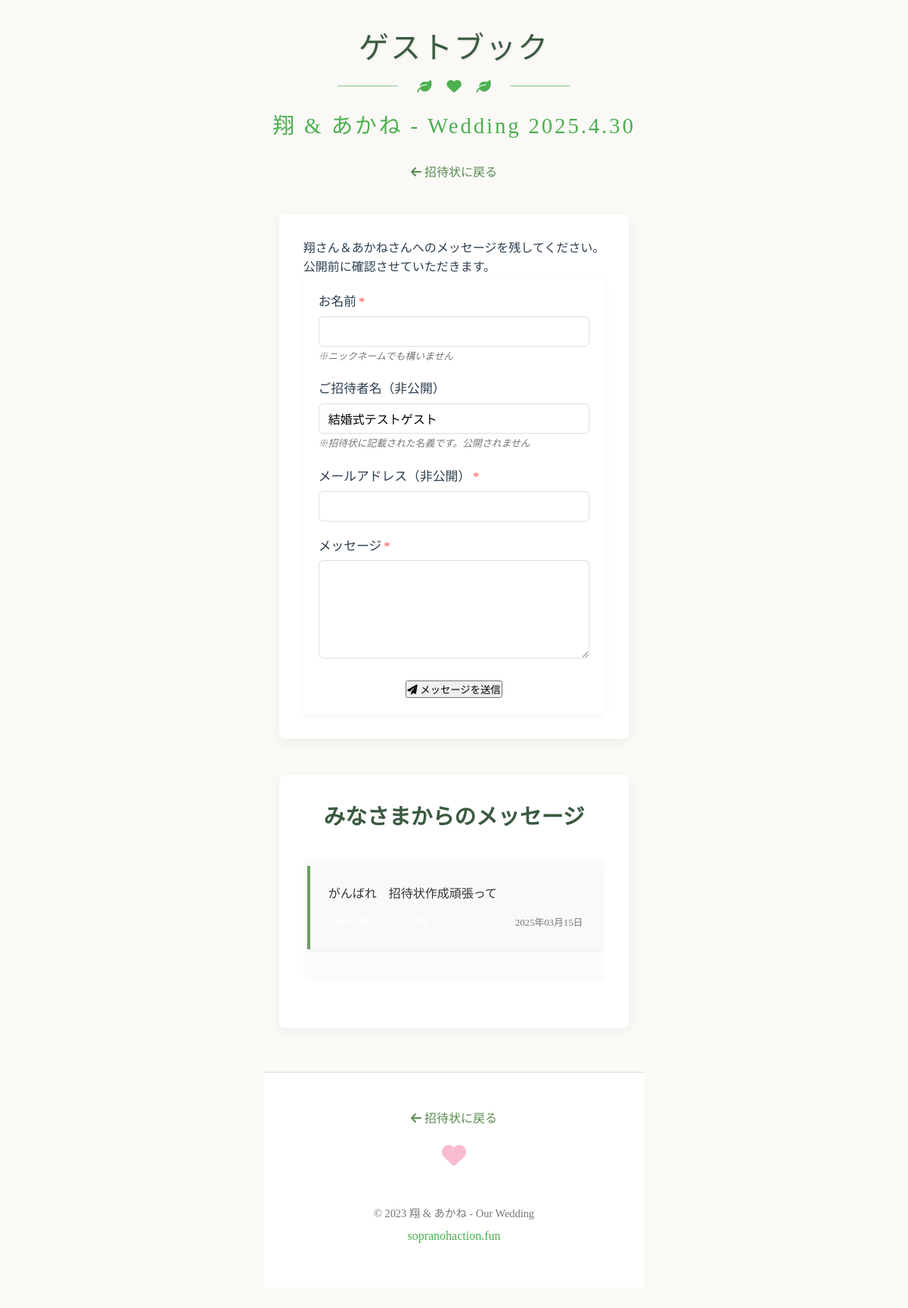
The page /guestbook.php?group=wedding2025 on the database its author committed.
### tables this page shows
CREATE TABLE `guests` (
  `id` int(11) NOT NULL AUTO_INCREMENT,
  `group_id` varchar(50) DEFAULT NULL,
  `group_name` varchar(100) NOT NULL,
  `email` varchar(255) DEFAULT NULL,
  `arrival_time` varchar(100) NOT NULL,
  `custom_message` text DEFAULT NULL,
  `max_companions` int(11) DEFAULT 0,
  `created_at` timestamp NOT NULL DEFAULT current_timestamp(),
  `group_type_id` int(11) DEFAULT NULL,
  PRIMARY KEY (`id`),
  UNIQUE KEY `group_id` (`group_id`),
  KEY `group_type_id` (`group_type_id`),
  CONSTRAINT `guests_ibfk_1` FOREIGN KEY (`group_type_id`) REFERENCES `group_types` (`id`) ON DELETE SET NULL
);

CREATE TABLE `guestbook` (
  `id` int(11) NOT NULL AUTO_INCREMENT,
  `name` varchar(100) NOT NULL,
  `email` varchar(200) NOT NULL,
  `group_name` varchar(200) DEFAULT NULL,
  `message` text NOT NULL,
  `approved` tinyint(1) NOT NULL DEFAULT 0,
  `created_at` timestamp NOT NULL DEFAULT current_timestamp(),
  PRIMARY KEY (`id`)
);

### guestbook.php (the view, shortened to what this page needs)
<?php
require_once 'config.php';
$group_id = isset($_GET['group']) ? $_GET['group'] : '';
$group_name = '親愛なるゲスト様';
if ($group_id) {
    try {
        $stmt = $pdo->prepare("SELECT group_name FROM guests WHERE group_id = :group_id LIMIT 1");
        $stmt->execute(['group_id' => $group_id]);
        $guest_data = $stmt->fetch();
        if ($guest_data) {
            $group_name = $guest_data['group_name'];
        }
    } catch (PDOException $e) {
        if ($debug_mode) {
            echo "データベースエラー: " . $e->getMessage();
        }
    }
}
?>
<!DOCTYPE html>
<html lang="ja">
<head>
    <link rel="stylesheet" href="css/style.css">
    <link rel="stylesheet" href="https://cdnjs.cloudflare.com/ajax/libs/font-awesome/6.0.0/css/all.min.css">
</head>
<body class="guestbook-page">
    <div class="guestbook-wrapper">
        <header class="guestbook-header">
            <div class="header-inner">
                <h1 class="title">ゲストブック</h1>
                <div class="title-decoration">
                    <span class="decoration-line"></span>
                    <i class="fas fa-leaf"></i>
                    <i class="fas fa-heart"></i>
                    <i class="fas fa-leaf"></i>
                    <span class="decoration-line"></span>
                </div>
                <p class="subtitle">翔 & あかね - Wedding 2025.4.30</p>
                <a href="index.php<?= $group_id ? '?group=' . urlencode($group_id) : '' ?>" class="back-to-invitation"><i class="fas fa-arrow-left"></i> 招待状に戻る</a>
            </div>
        </header>
        <div class="container">
            <section class="section guestbook-section">
                <div class="section-inner">
                    <div class="section-description">
                        <p>翔さん＆あかねさんへのメッセージを残してください。<br>公開前に確認させていただきます。</p>
                    </div>
                    <form class="guestbook-form" action="process_guestbook.php" method="post">
                        <div class="form-group">
                            <label for="guestbook-name">お名前<span class="required">*</span></label>
                            <input type="text" id="guestbook-name" name="name" required>
                            <small class="field-note">※ニックネームでも構いません</small>
                        </div>
                        <div class="form-group">
                            <label for="guestbook-group">ご招待者名（非公開）</label>
                            <input type="text" id="guestbook-group" name="group_name" value="<?= htmlspecialchars($group_name) ?>">
                            <small class="field-note">※招待状に記載された名義です。公開されません</small>
                        </div>
                        <div class="form-group">
                            <label for="guestbook-email">メールアドレス（非公開）<span class="required">*</span></label>
                            <input type="email" id="guestbook-email" name="email" required>
                        </div>
                        <div class="form-group">
                            <label for="guestbook-message">メッセージ<span class="required">*</span></label>
                            <textarea id="guestbook-message" name="message" rows="6" required></textarea>
                        </div>
                        <div class="form-actions">
                            <button type="submit" class="btn primary-btn"><i class="fas fa-paper-plane"></i> メッセージを送信</button>
                        </div>
                    </form>
                </div>
            </section>
            <section class="section guestbook-messages-section">
                <h2>みなさまからのメッセージ</h2>
                <div class="guestbook-messages">
                    <?php
                    try {
                        $stmt = $pdo->prepare("SELECT * FROM guestbook WHERE approved = 1 ORDER BY created_at DESC");
                        $stmt->execute();
                        $messages = $stmt->fetchAll();
                        if (count($messages) > 0) {
                            foreach ($messages as $message) {
                                echo '<div class="guestbook-message">';
                                echo '<p class="message-content">' . nl2br(htmlspecialchars($message['message'])) . '</p>';
                                echo '<div class="message-meta">';
                                echo '<p class="message-author">- ' . htmlspecialchars($message['name']) . ' 様</p>';
                                echo '<p class="message-date">' . date('Y年m月d日', strtotime($message['created_at'])) . '</p>';
                                echo '</div>';
                                echo '</div>';
                            }
                        } else {
                            echo '<p class="no-messages">まだメッセージはありません。最初のメッセージを投稿してみませんか？</p>';
                        }
                    } catch (PDOException $e) {
                        if ($debug_mode) {
                            echo "データベースエラー: " . $e->getMessage();
                        } else {
                            echo '<p class="error-message">メッセージの読み込み中にエラーが発生しました。</p>';
                        }
                    }
                    ?>
                </div>
            </section>
        </div>
        <footer class="guestbook-footer">
            <a href="index.php<?= $group_id ? '?group=' . urlencode($group_id) : '' ?>" class="back-to-invitation"><i class="fas fa-arrow-left"></i> 招待状に戻る</a>
            <div class="footer-decoration">
                <div class="leaf-decoration left"></div>
                <div class="heart-container">
                    <i class="fas fa-heart"></i>
                </div>
                <div class="leaf-decoration right"></div>
            </div>
            <p>&copy; 2023 翔 & あかね - Our Wedding</p>
            <p class="domain">sopranohaction.fun</p>
        </footer>
    </div>
</body>
</html>

### guestbook.php (style rules this page uses)
.field-note { display: block; font-size: 0.8rem; color: #777; margin-top: 3px; font-style: italic; }

### rows shown on the page
guests: group_name "結婚式テストゲスト"
guestbook: message "がんばれ 招待状作成頑張って", created_at "2025年03月15日"
